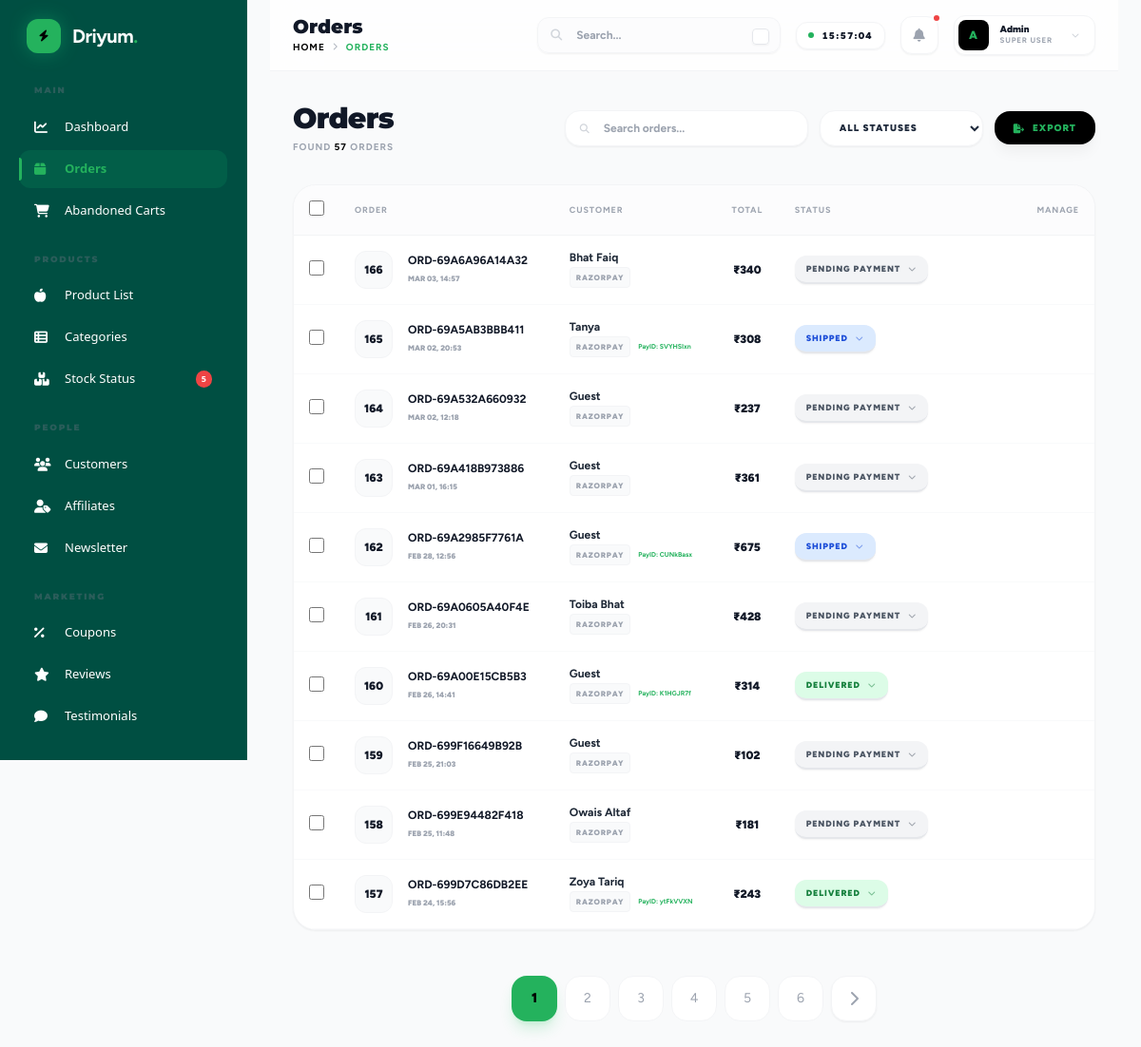
The app's page /admin/orders.php (signed in), older data.
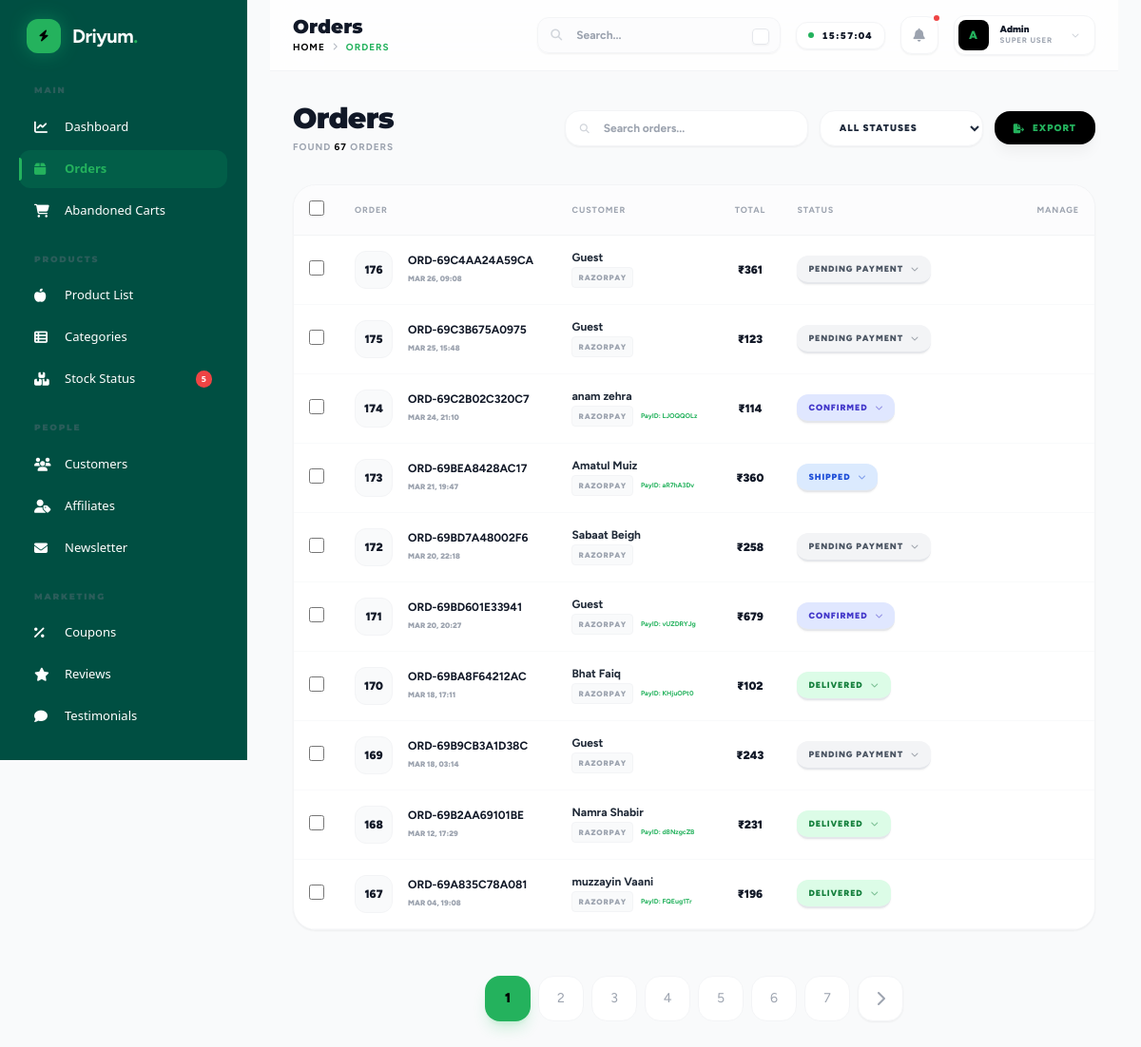
The same page, newer data.
### tables this page shows
CREATE TABLE `orders` (
  `id` int(11) NOT NULL,
  `order_number` varchar(50) NOT NULL,
  `user_id` int(11) DEFAULT NULL,
  `affiliate_id` int(11) DEFAULT NULL,
  `subtotal` decimal(10,2) NOT NULL,
  `discount` decimal(10,2) DEFAULT 0.00,
  `shipping_cost` decimal(10,2) DEFAULT 0.00,
  `total` decimal(10,2) NOT NULL,
  `affiliate_commission` decimal(10,2) DEFAULT 0.00,
  `payment_method` varchar(50) NOT NULL,
  `payment_status` varchar(50) DEFAULT 'pending',
  `razorpay_payment_id` varchar(255) DEFAULT NULL,
  `order_status` varchar(50) DEFAULT 'pending',
  `shipping_address` text NOT NULL,
  `tracking_number` varchar(100) DEFAULT NULL,
  `tracking_note` text DEFAULT NULL,
  `dispatch_date` datetime DEFAULT NULL,
  `shipping_method_id` int(11) DEFAULT NULL,
  `shipping_zone_id` int(11) DEFAULT NULL,
  `notes` text DEFAULT NULL,
  `created_at` timestamp NOT NULL DEFAULT current_timestamp(),
  `updated_at` timestamp NOT NULL DEFAULT current_timestamp() ON UPDATE current_timestamp()
);

CREATE TABLE `users` (
  `id` int(11) NOT NULL,
  `name` varchar(255) NOT NULL,
  `email` varchar(255) NOT NULL,
  `phone` varchar(20) DEFAULT NULL,
  `password` varchar(255) NOT NULL,
  `is_admin` tinyint(1) DEFAULT 0,
  `is_active` tinyint(1) DEFAULT 1,
  `created_at` timestamp NOT NULL DEFAULT current_timestamp(),
  `updated_at` timestamp NOT NULL DEFAULT current_timestamp() ON UPDATE current_timestamp()
);

### config/database.php (called while the page is built, shortened)
<?php
function get_db_connection() {
    static $conn = null;
    if ($conn === null) {
        $conn = @mysqli_connect(DB_HOST, DB_USER, DB_PASS, DB_NAME);
        mysqli_set_charset($conn, "utf8mb4");
        mysqli_query($conn, "SET time_zone = '+05:30'");
    }
    return $conn;
}
function execute_query($sql, $params = []) {
    $conn = get_db_connection();
    if (!empty($params)) {
        $stmt = mysqli_prepare($conn, $sql);
        if ($stmt) {
            $types = '';
            $values = [];
            foreach ($params as $param) {
                if (is_int($param)) {
                    $types .= 'i';
                } elseif (is_double($param)) {
                    $types .= 'd';
                } else {
                    $types .= 's';
                }
                $values[] = $param;
            }
            mysqli_stmt_bind_param($stmt, $types, ...$values);
            $result = mysqli_stmt_get_result($stmt);
            return $result;
        }
        return false;
    }
    return mysqli_query($conn, $sql);
}
function fetch_all($sql, $params = []) {
    $result = execute_query($sql, $params);
    if ($result) {
        $rows = [];
        while ($row = mysqli_fetch_assoc($result)) {
            $rows[] = $row;
        }
        return $rows;
    }
    return [];
}
function fetch_one($sql, $params = []) {
    $result = execute_query($sql, $params);
    if ($result) {
        return mysqli_fetch_assoc($result);
    }
    return null;
}

### admin/orders.php (the view, shortened to what the changed rows need)
<?php
require_once '../config/database.php';
require_once '../includes/functions.php';
?>
<?php include 'includes/header.php'; ?>
<?php
$params = [];
$where_clause = "WHERE 1=1";
$query = "SELECT o.*, u.name as user_name FROM orders o LEFT JOIN users u ON o.user_id = u.id $where_clause ORDER BY o.created_at DESC";
$pagination = get_pagination_data($query, $params, 10);
$orders = $pagination['records'];
?>
<div class="mb-8 flex flex-col md:flex-row justify-between items-start md:items-center gap-6 anim-up">
    <div>
        <h1 class="text-3xl font-black text-gray-900 crimson-pro tracking-tight">Orders</h1>
        <p class="text-[10px] font-bold text-gray-400 uppercase tracking-widest mt-1">Found <span class="text-black"><?php echo $pagination['total_records']; ?></span> orders</p>
    </div>
</div>
<div class="bg-white rounded-3xl shadow-sm border border-gray-100 overflow-hidden anim-up">
    <div class="overflow-x-auto">
        <table class="w-full text-left border-collapse">
            <thead>
                <tr class="text-gray-400 text-[9px] uppercase font-black bg-gray-50/50 border-b border-gray-100 tracking-widest">
                    <th class="p-4 w-12 text-center">
                        <input type="checkbox" id="select-all" class="w-4 h-4 rounded border-gray-200 text-[#24B25D] focus:ring-[#24B25D] cursor-pointer shadow-sm">
                    </th>
                    <th class="p-4">Order</th>
                    <th class="p-4">Customer</th>
                    <th class="p-4 text-center">Total</th>
                    <th class="p-4">Status</th>
                    <th class="p-4 text-right">Manage</th>
                </tr>
            </thead>
            <tbody class="text-xs text-gray-600">
                <?php foreach ($orders as $o): ?>
                <tr class="border-b border-gray-50 hover:bg-gray-50/50 transition-all group">
                    <td class="p-4 text-center">
                        <input type="checkbox" class="order-checkbox w-4 h-4 rounded border-gray-200 text-[#24B25D] focus:ring-[#24B25D] cursor-pointer" value="<?php echo $o['id']; ?>">
                    </td>
                    <td class="p-4">
                        <div class="flex items-center gap-4">
                            <div class="w-10 h-10 bg-gray-50 rounded-xl flex items-center justify-center text-gray-900 font-black text-xs border border-gray-100 group-hover:bg-black group-hover:text-[#24B25D] transition-colors">
                                <?php echo $o['id']; ?>
                            </div>
                            <div>
                                <span class="font-bold text-gray-900 block leading-tight mb-0.5"><?php echo $o['order_number']; ?></span>
                                <span class="text-[8px] font-black text-gray-400 uppercase"><?php echo date('M d, H:i', strtotime($o['created_at'])); ?></span>
                            </div>
                        </div>
                    </td>
                    <td class="p-4">
                        <div class="font-bold text-gray-800 leading-tight mb-0.5"><?php echo $o['user_name'] ?: 'Guest'; ?></div>
                        <div class="flex items-center gap-2">
                            <span class="text-[8px] font-black text-gray-400 uppercase tracking-widest px-1.5 py-0.5 bg-gray-50 rounded border border-gray-100"><?php echo $o['payment_method']; ?></span>
                            <?php if(!empty($o['razorpay_payment_id'])): ?>
                                <span class="text-[7px] font-bold text-[#24B25D]">PayID: <?php echo substr($o['razorpay_payment_id'], -8); ?></span>
                            <?php endif; ?>
                        </div>
                    </td>
                    <td class="p-4 text-center font-black text-gray-900">
                        ₹<?php echo number_format($o['total'], 0); ?>
                    </td>
                    <td class="p-4">
                        <div class="relative inline-block status-dropdown-container">
                            <button onclick="toggleStatusDropdown(this, event)" class="status-btn px-3 py-1.5 rounded-xl text-[9px] font-black uppercase tracking-widest flex items-center gap-2 shadow-sm transition-all hover:scale-105 active:scale-95 border-b-2
                                <?php echo get_status_color($o['order_status']); ?>
                            ">
                                <?php echo str_replace('_', ' ', $o['order_status']); ?>
                                <i class="fas fa-chevron-down opacity-50 text-[8px] transition-transform duration-300"></i>
                            </button>
                        </div>
                    </td>
                    <td class="p-4 text-right">
                    </td>
                </tr>
                <?php endforeach; ?>
            </tbody>
        </table>
    </div>
</div>
<?php echo render_pagination($pagination['total_pages'], $pagination['current_page']); ?>
<?php include 'includes/footer.php'; ?>

### includes/functions.php (shortened to what the changed rows need)
<?php
require_once __DIR__ . '/../config/database.php';
function get_pagination_data($query, $params = [], $per_page = 10) {
    $page = isset($_GET['page']) ? (int)$_GET['page'] : 1;
    $count_query = "SELECT COUNT(*) as total FROM ($query) as t";
    $total_res = fetch_one($count_query, $params);
    $total_records = $total_res['total'] ?? 0;
    $total_pages = ceil($total_records / $per_page);
    $offset = ($page - 1) * $per_page;
    $paginated_query = $query . " LIMIT $per_page OFFSET $offset";
    $records = fetch_all($paginated_query, $params);
    return [
        'records' => $records,
        'current_page' => $page,
        'total_pages' => $total_pages,
        'total_records' => $total_records,
        'per_page' => $per_page
    ];
}
function get_status_color($status) {
    $colors = [
        'pending'   => 'bg-yellow-100 text-yellow-700',
        'confirmed' => 'bg-indigo-100 text-indigo-700',
        'shipped'   => 'bg-blue-100 text-blue-700',
        'delivered' => 'bg-green-100 text-green-700',
        'cancelled' => 'bg-red-100 text-red-700',
        'completed' => 'bg-green-100 text-green-700'
    ];
    return $colors[strtolower($status)] ?? 'bg-gray-100 text-gray-600';
}
function render_pagination($total_pages, $current_page) {
    $html = '<div class="flex items-center justify-center gap-2 mt-12 pb-12 anim-up">';
    $url = $_SERVER['PHP_SELF'];
    $params = $_GET;
    for ($i = 1; $i <= $total_pages; $i++) {
        $params['page'] = $i;
        $page_url = $url . '?' . http_build_query($params);
        $active_class = ($i == $current_page) ? 'bg-[#24B25D] text-black border-transparent shadow-lg shadow-green-500/20 font-black' : 'bg-white text-gray-400 hover:bg-gray-50 border-gray-100';
        $html .= "<a href='$page_url' class='w-12 h-12 rounded-2xl border flex items-center justify-center text-sm transition-all $active_class'>$i</a>";
    }
    if ($current_page < $total_pages) {
        $params['page'] = $current_page + 1;
        $next_url = $url . '?' . http_build_query($params);
        $html .= "<a href='$next_url' class='w-12 h-12 bg-white border border-gray-100 rounded-2xl flex items-center justify-center text-gray-400 hover:bg-black hover:text-[#24B25D] transition-all shadow-sm'><i class='fas fa-chevron-right'></i></a>";
    }
    $html .= '</div>';
    return $html;
}

Row changes from the older to the newer data that the page shows:
no longer on this page (row unchanged): orders: id "166", order_number "ORD-69A6A96A14A32", created_at "MAR 03, 14:57", user.name "Bhat Faiq", payment_method "RAZORPAY", total "340", order_status "PENDING PAYMENT"
no longer on this page (row edited): orders: id "165", order_number "ORD-69A5AB3BBB411", created_at "MAR 02, 20:53", user.name "Tanya", payment_method "RAZORPAY", razorpay_payment "SVYHSIxn", total "308", order_status "SHIPPED"
no longer on this page (row unchanged): orders: id "164", order_number "ORD-69A532A660932", created_at "MAR 02, 12:18", user_name "Guest", payment_method "RAZORPAY", total "237", order_status "PENDING PAYMENT"
no longer on this page (row unchanged): orders: id "163", order_number "ORD-69A418B973886", created_at "MAR 01, 16:15", user_name "Guest", payment_method "RAZORPAY", total "361", order_status "PENDING PAYMENT"
no longer on this page (row edited): orders: id "162", order_number "ORD-69A2985F7761A", created_at "FEB 28, 12:56", user_name "Guest", payment_method "RAZORPAY", razorpay_payment "CUNkBasx", total "675", order_status "SHIPPED"
no longer on this page (row unchanged): orders: id "161", order_number "ORD-69A0605A40F4E", created_at "FEB 26, 20:31", user.name "Toiba Bhat", payment_method "RAZORPAY", total "428", order_status "PENDING PAYMENT"
no longer on this page (row unchanged): orders: id "160", order_number "ORD-69A00E15CB5B3", created_at "FEB 26, 14:41", user_name "Guest", payment_method "RAZORPAY", razorpay_payment "K1HGJR7f", total "314", order_status "DELIVERED"
no longer on this page (row unchanged): orders: id "159", order_number "ORD-699F16649B92B", created_at "FEB 25, 21:03", user_name "Guest", payment_method "RAZORPAY", total "102", order_status "PENDING PAYMENT"
no longer on this page (row unchanged): orders: id "158", order_number "ORD-699E94482F418", created_at "FEB 25, 11:48", user.name "Owais Altaf", payment_method "RAZORPAY", total "181", order_status "PENDING PAYMENT"
no longer on this page (row unchanged): orders: id "157", order_number "ORD-699D7C86DB2EE", created_at "FEB 24, 15:56", user.name "Zoya Tariq", payment_method "RAZORPAY", razorpay_payment "ytFkVVXN", total "243", order_status "DELIVERED"
added orders: id "176", order_number "ORD-69C4AA24A59CA", created_at "MAR 26, 09:08", user_name "Guest", payment_method "RAZORPAY", total "361", order_status "PENDING PAYMENT"
added orders: id "175", order_number "ORD-69C3B675A0975", created_at "MAR 25, 15:48", user_name "Guest", payment_method "RAZORPAY", total "123", order_status "PENDING PAYMENT"
added orders: id "174", order_number "ORD-69C2B02C320C7", created_at "MAR 24, 21:10", user.name "anam zehra", payment_method "RAZORPAY", razorpay_payment "LJOQQOLz", total "114", order_status "CONFIRMED"
added orders: id "173", order_number "ORD-69BEA8428AC17", created_at "MAR 21, 19:47", user.name "Amatul Muiz", payment_method "RAZORPAY", razorpay_payment "aR7hA3Dv", total "360", order_status "SHIPPED"
added orders: id "172", order_number "ORD-69BD7A48002F6", created_at "MAR 20, 22:18", user.name "Sabaat Beigh", payment_method "RAZORPAY", total "258", order_status "PENDING PAYMENT"
added orders: id "171", order_number "ORD-69BD601E33941", created_at "MAR 20, 20:27", user_name "Guest", payment_method "RAZORPAY", razorpay_payment "vUZDRYJg", total "679", order_status "CONFIRMED"
added orders: id "170", order_number "ORD-69BA8F64212AC", created_at "MAR 18, 17:11", user.name "Bhat Faiq", payment_method "RAZORPAY", razorpay_payment "KHjuOPt0", total "102", order_status "DELIVERED"
added orders: id "169", order_number "ORD-69B9CB3A1D38C", created_at "MAR 18, 03:14", user_name "Guest", payment_method "RAZORPAY", total "243", order_status "PENDING PAYMENT"
added orders: id "168", order_number "ORD-69B2AA69101BE", created_at "MAR 12, 17:29", user.name "Namra Shabir", payment_method "RAZORPAY", razorpay_payment "d8NzgcZB", total "231", order_status "DELIVERED"
added orders: id "167", order_number "ORD-69A835C78A081", created_at "MAR 04, 19:08", user.name "muzzayin Vaani", payment_method "RAZORPAY", razorpay_payment "FQEug1Tr", total "196", order_status "DELIVERED"
Text that changed along with them:
$pagination['total_records']: "57" → "67"
new list line: "7"
